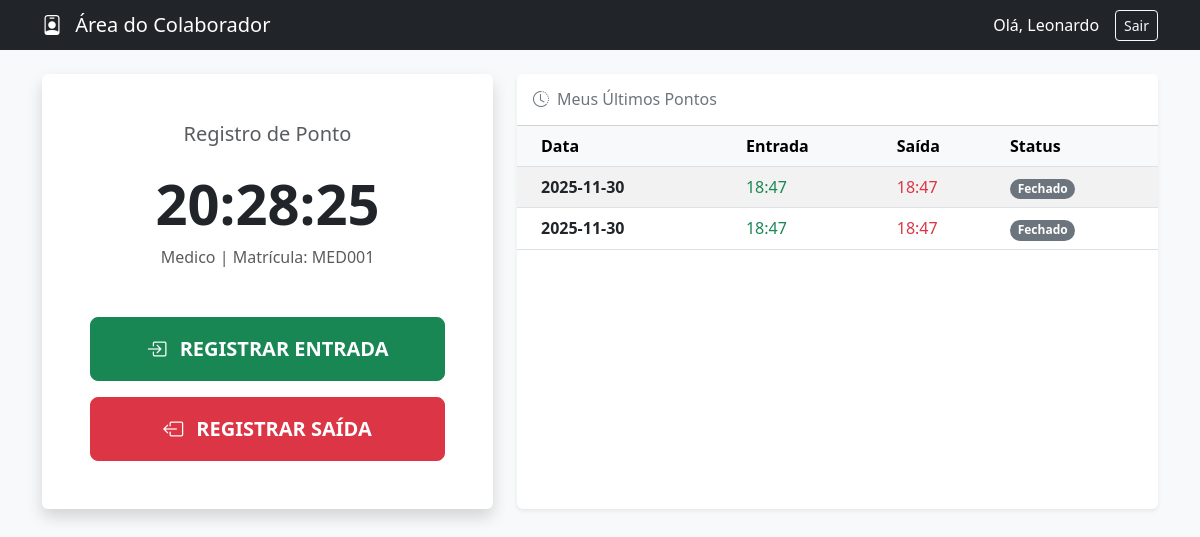
Page /area_colaborador/1 (signed in) on the earlier database version.
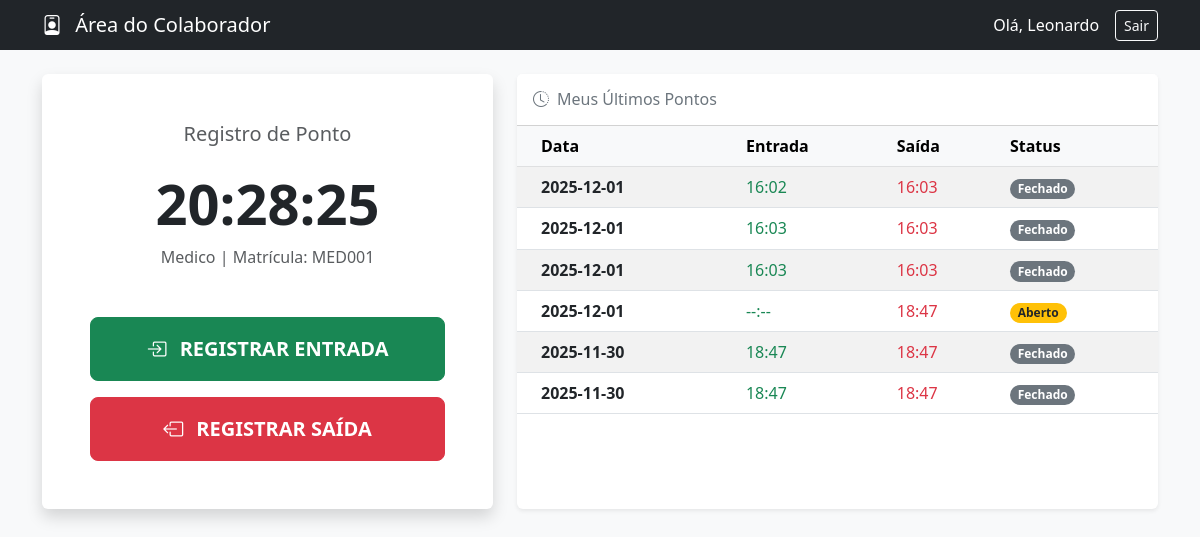
Same page on the later database version.
### registro_ponto.py (models this page shows, shortened)
class RegistroPonto(db.Model):
    __tablename__ = 'pontos'
    id = db.Column(db.Integer, primary_key=True)
    data = db.Column(db.String(10), nullable=False)
    hora_entrada = db.Column(db.String(5), nullable=True)
    hora_saida = db.Column(db.String(5), nullable=True)
    funcionario_id = db.Column(db.Integer, db.ForeignKey('funcionarios.id'), nullable=False)
    funcionario = db.relationship('Funcionario', backref='pontos')

### app.py (the view)
@app.route('/area_colaborador/<int:id>')
def area_colaborador(id):
    if session.get('permissao') != 'admin' and session.get('id_funcionario') != id:
        flash("Acesso não autorizado.", "danger")
        return redirect('/login')
    funcionario = Funcionario.query.get(id)
    if not funcionario:
        flash("Funcionário não encontrado.", "danger")
        return redirect('/login')
    ultimos_pontos = RegistroPonto.query.filter_by(funcionario_id=id).order_by(RegistroPonto.data.desc()).limit(10).all()
    return render_template('colaborador.html', func=funcionario, pontos=ultimos_pontos)

### templates/colaborador.html (shortened to what the changed rows need)
<!DOCTYPE html>
<html lang="pt-br">
<head>
    <link href="https://cdn.jsdelivr.net/npm/bootstrap@5.3.0/dist/css/bootstrap.min.css" rel="stylesheet">
    <link rel="stylesheet" href="https://cdn.jsdelivr.net/npm/bootstrap-icons@1.10.0/font/bootstrap-icons.css">
</head>
<body>
    <div class="container">
        <div class="row g-4">
            <div class="col-md-7">
                <div class="card shadow-sm border-0 h-100">
                    <div class="card-body p-0">
                        <table class="table table-striped mb-0 align-middle">
                            <thead class="table-light">
                                <tr>
                                    <th class="ps-4">Data</th>
                                    <th>Entrada</th>
                                    <th>Saída</th>
                                    <th>Status</th>
                                </tr>
                            </thead>
                            <tbody>
                                {% for ponto in pontos %}
                                <tr>
                                    <td class="ps-4 fw-bold">{{ ponto.data }}</td>
                                    <td class="text-success">{{ ponto.hora_entrada or '--:--' }}</td>
                                    <td class="text-danger">{{ ponto.hora_saida or '--:--' }}</td>
                                    <td>
                                        {% if ponto.hora_entrada and ponto.hora_saida %}
                                            <span class="badge bg-secondary rounded-pill">Fechado</span>
                                        {% else %}
                                            <span class="badge bg-warning text-dark rounded-pill">Aberto</span>
                                        {% endif %}
                                    </td>
                                </tr>
                                {% else %}
                                <tr>
                                    <td colspan="4" class="text-center py-5 text-muted">
                                        Nenhum registro recente.
                                    </td>
                                </tr>
                                {% endfor %}
                            </tbody>
                        </table>
                    </div>
                </div>
            </div>
        </div>
    </div>
</body>
</html>

Differences in the rows shown:
added RegistroPonto: data "2025-12-01", hora_entrada "16:02", hora_saida "16:03", shows "Fechado"
added RegistroPonto: data "2025-12-01", hora_entrada "16:03", hora_saida "16:03", shows "Fechado"
added RegistroPonto: data "2025-12-01", hora_entrada "16:03", hora_saida "16:03", shows "Fechado"
added RegistroPonto: data "2025-12-01", hora_entrada "--:--", hora_saida "18:47", shows "Aberto"
